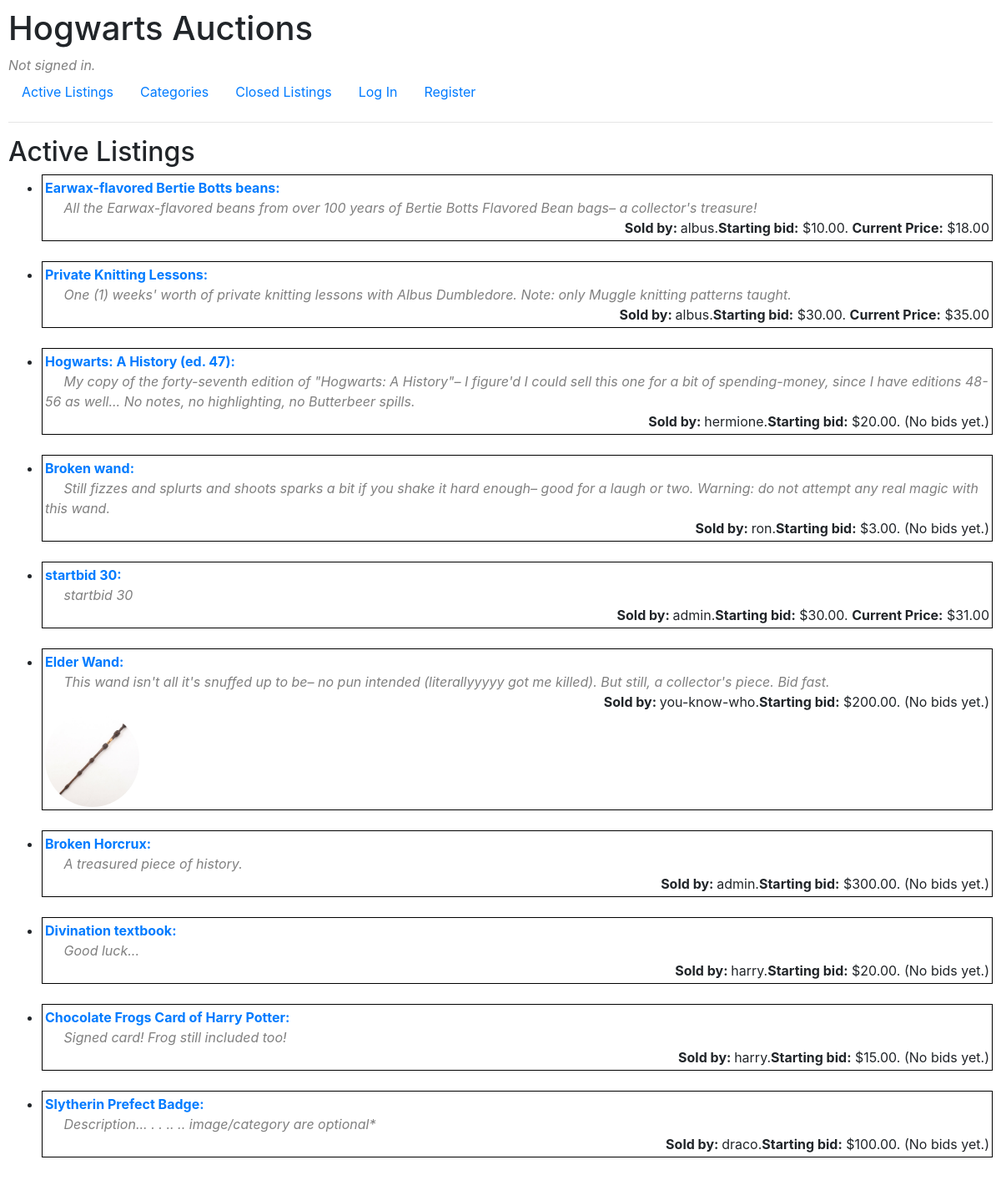
The page / on the database its author committed.
### auctions/models.py (models this page shows)
class Listing(models.Model): #AUCTION LISTINGS
    owner = models.ForeignKey(User, on_delete=models.CASCADE, related_name="listing_owner")
    title = models.CharField(max_length=64)
    desc = models.CharField(max_length=255)
    startbid = models.IntegerField()
    image = models.CharField(max_length=300, null=True, blank=True) #null=True(image NOT required, can be left blank)
    active = models.BooleanField(default=True)
    winner = models.ForeignKey(User, on_delete=models.CASCADE, related_name="winner", blank=True, default=None, null=True)
    LIST_CATS = [
        ('BOOKS', 'Books'),
        ('BROOMS', 'Brooms'),
        ('DARK MAGIC', 'Dark Magic'),
        ('ENCHANTED ITEMS', 'Enchanted Items'),
        ('MISC.', 'Misc.'),
        ('POTIONS', 'Potions'),
        ('TOYS', 'Toys'),
        ('WANDS', 'Wands'),
    ]
    category = models.CharField(choices=LIST_CATS, blank=True, null=True, max_length=200)
    bigbid = models.IntegerField(null=True)

class User(AbstractUser):
    watchlist = models.ManyToManyField("Listing", blank=True, related_name="watchlist") #contains Listing objects

### auctions/views.py (the view)
# urls.py: path("", views.index, name="index"),
def index(request, message=None):# 'message=None' makes {{message}} an optional parameter.
    return render(request, "auctions/index.html", {
        "listings": Listing.objects.all(), #pull all listing objects and make accessible to index.html
        "bids": Bid.objects.all()
    })

### auctions/templates/auctions/index.html (shortened to what this page needs)
{% extends "auctions/layout.html" %}
{% block body %}
    <h2>Active Listings</h2>
    <ul>
      {% for listing in listings %}
        {% if listing.active == True %}
          <li style="border:1px black solid; padding: 3px">
            <div>
              <a href="{% url 'listing' listing.id %}"><b>{{ listing.title }}:</b></a>
              <br>
              <span style="color: grey; font-style: italic">&nbsp;&nbsp;&nbsp;&nbsp;&nbsp;{{ listing.desc }}</span>
              <br>
            <div style="text-align: right;">
              <span><b>Sold by: </b>{{ listing.owner }}.<b>Starting bid:</b> ${{ listing.startbid | floatformat:2 }}.</span>
            {% if listing.bigbid > listing.startbid %}
              <span><b>Current Price:</b> ${{ listing.bigbid | floatformat:2 }}</span>
            {% else %}
              <span>(No bids yet.)</span>
            {% endif %}
            </div>
            </div>
          {% if listing.image %}
            <img style="width:10%" src="{{ listing.image }}" alt="{{ listing.title }}">
          {% endif %}
          </li>
          <br>
        {% endif %}
      {% endfor %}
    </ul>
{% endblock %}

### auctions/static/auctions/styles.css (style rules this page uses)
body { padding: 10px; }
img { max-width: 100%; height: auto; border-radius: 75% }

### rows shown on the page
Listing: title "Earwax-flavored Bertie Botts beans", desc "All the Earwax-flavored beans from over 100 years of Bertie Botts Flavored Bean bags– a collector's treasure!", owner "albus", startbid "10.00", bigbid "18.00"
Listing: title "Private Knitting Lessons", desc "One (1) weeks' worth of private knitting lessons with Albus Dumbledore. Note: only Muggle knitting patterns taught.", owner "albus", startbid "30.00", bigbid "35.00"
Listing: title "Hogwarts: A History (ed. 47)", desc "My copy of the forty-seventh edition of \"Hogwarts: A History\"– I figure'd I could sell this one for a bit of spending-money, since I have editions 48-56 as well... No notes, no highlighting, no Butterbeer spills.", owner "hermione", startbid "20.00", bigbid "(No bids yet.)"
Listing: title "Broken wand", desc "Still fizzes and splurts and shoots sparks a bit if you shake it hard enough– good for a laugh or two. Warning: do not attempt any real magic with this wand.", owner "ron", startbid "3.00", bigbid "(No bids yet.)"
Listing: title "startbid 30", desc "startbid 30", owner "admin", startbid "30.00", bigbid "31.00"
Listing: title "Elder Wand", desc "This wand isn't all it's snuffed up to be– no pun intended (literallyyyyy got me killed). But still, a collector's piece. Bid fast.", owner "you-know-who", startbid "200.00", bigbid "(No bids yet.)", image (picture)
Listing: title "Broken Horcrux", desc "A treasured piece of history.", owner "admin", startbid "300.00", bigbid "(No bids yet.)"
Listing: title "Divination textbook", desc "Good luck...", owner "harry", startbid "20.00", shows "(No bids yet.)"
Listing: title "Chocolate Frogs Card of Harry Potter", desc "Signed card! Frog still included too!", owner "harry", startbid "15.00", shows "(No bids yet.)"
Listing: title "Slytherin Prefect Badge", desc "Description... . . .. .. image/category are optional*", owner "draco", startbid "100.00", shows "(No bids yet.)"
